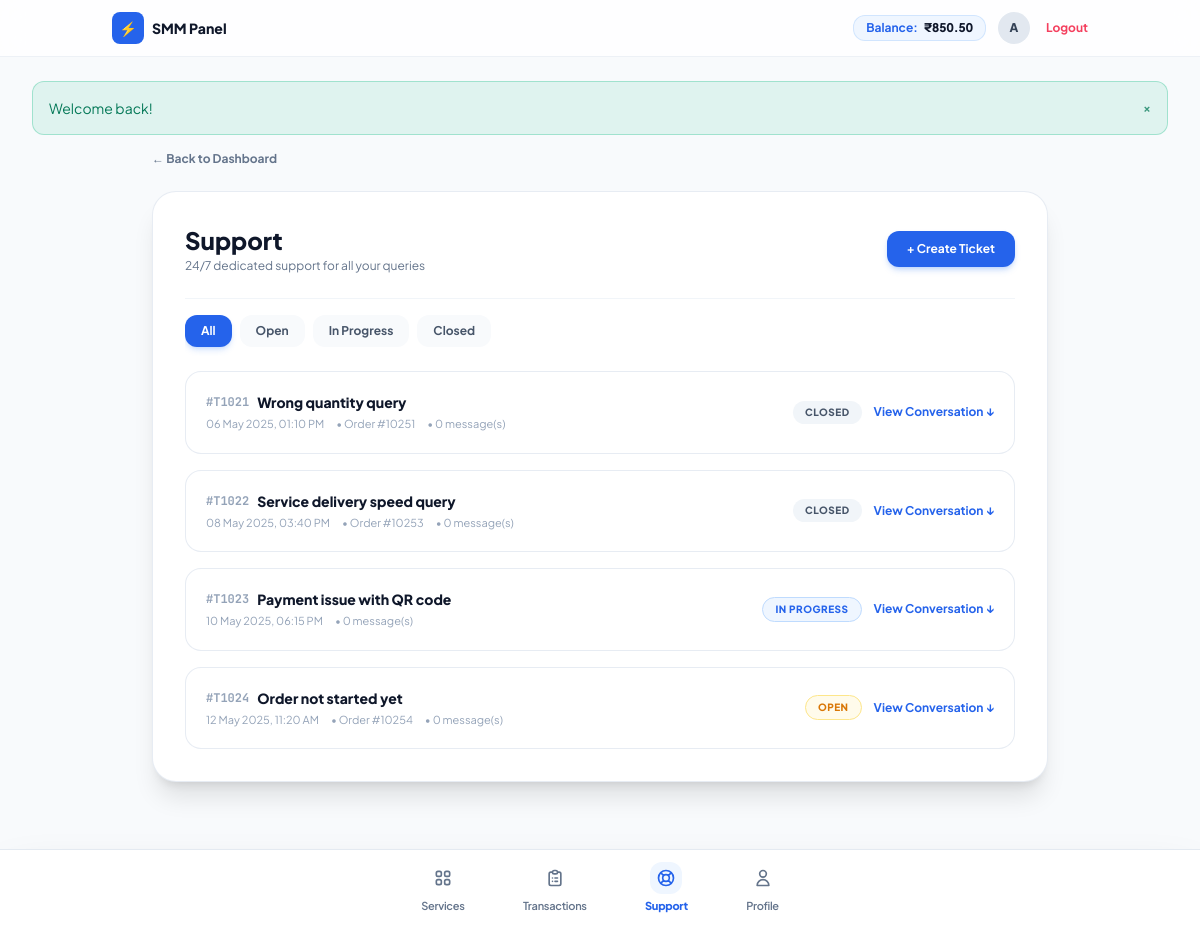
Screenshot of /user/tickets.php (signed in) with the database file from the repository.
### tables this page shows
CREATE TABLE `users` (
  `id` INT UNSIGNED AUTO_INCREMENT PRIMARY KEY,
  `username` VARCHAR(64) NOT NULL UNIQUE,
  `email` VARCHAR(191) NOT NULL UNIQUE,
  `password` VARCHAR(255) NOT NULL,
  `phone` VARCHAR(32) NULL,
  `balance` DECIMAL(12, 4) NOT NULL DEFAULT 0.0000,
  `spent` DECIMAL(12, 4) NOT NULL DEFAULT 0.0000,
  `role` ENUM('user', 'admin', 'support') NOT NULL DEFAULT 'user',
  `status` ENUM('active', 'suspended', 'banned') NOT NULL DEFAULT 'active',
  `api_key` VARCHAR(64) NOT NULL UNIQUE,
  `email_verified` TINYINT(1) NOT NULL DEFAULT 0,
  `created_at` TIMESTAMP DEFAULT CURRENT_TIMESTAMP,
  `updated_at` TIMESTAMP DEFAULT CURRENT_TIMESTAMP ON UPDATE CURRENT_TIMESTAMP,
  INDEX `idx_users_role` (`role`),
  INDEX `idx_users_status` (`status`)
);

CREATE TABLE `tickets` (
  `id` INT UNSIGNED AUTO_INCREMENT PRIMARY KEY,
  `user_id` INT UNSIGNED NOT NULL,
  `order_id` INT UNSIGNED NULL,
  `subject` VARCHAR(191) NOT NULL,
  `status` ENUM('open', 'in_progress', 'closed') NOT NULL DEFAULT 'open',
  `priority` ENUM('low', 'medium', 'high') NOT NULL DEFAULT 'medium',
  `created_at` TIMESTAMP DEFAULT CURRENT_TIMESTAMP,
  `updated_at` TIMESTAMP DEFAULT CURRENT_TIMESTAMP ON UPDATE CURRENT_TIMESTAMP,
  FOREIGN KEY (`user_id`) REFERENCES `users`(`id`) ON DELETE CASCADE,
  INDEX `idx_tickets_status` (`status`)
);

### user/tickets.php (the view, shortened to what the rows shown need)
<?php
require_once __DIR__ . '/../includes/auth.php';
require_once __DIR__ . '/../includes/functions.php';
$user = Auth::user();
$db = Database::getConnection();
$sql = "SELECT * FROM tickets WHERE user_id = :uid";
$params = ['uid' => $user['id']];
$sql .= " ORDER BY updated_at DESC";
$stmt = $db->prepare($sql);
$stmt->execute($params);
$tickets = $stmt->fetchAll();
$ticketMessages = [];
require_once __DIR__ . '/../includes/header.php';
?>
<div class="max-w-4xl mx-auto my-4 space-y-6">
    <div class="bg-white rounded-3xl p-6 sm:p-8 border border-slate-200/80 shadow-xl">
        <div class="flex items-center justify-between pb-6 border-b border-slate-100">
            <div>
                <h2 class="text-2xl font-extrabold text-slate-900">Support</h2>
            </div>
        </div>
        <?php if (empty($tickets)): ?>
            <div class="py-16 text-center">
                <div class="w-16 h-16 rounded-full bg-slate-100 mx-auto flex items-center justify-center text-2xl mb-3">💬</div>
                <h3 class="text-sm font-bold text-slate-900">No support tickets found</h3>
                <p class="text-xs text-slate-500 mt-1">Need help with an order or payment? Create a ticket anytime.</p>
            </div>
        <?php else: ?>
            <div class="space-y-4 mt-2">
                <?php foreach ($tickets as $t):
                    $tId = (int)$t['id'];
                    $msgs = $ticketMessages[$tId] ?? [];
                ?>
                    <div class="p-5 rounded-2xl border border-slate-200/80 hover:border-slate-300 bg-white transition-all">
                        <div class="flex items-center justify-between cursor-pointer" onclick="document.getElementById('thread-<?= $tId ?>').classList.toggle('hidden')">
                            <div>
                                <div class="flex items-center gap-2">
                                    <span class="text-xs font-bold font-mono text-slate-400">#T<?= $tId ?></span>
                                    <h4 class="text-sm font-extrabold text-slate-900"><?= e($t['subject']) ?></h4>
                                </div>
                                <div class="flex items-center gap-3 text-[11px] text-slate-400 mt-1">
                                    <span><?= date('d M Y, h:i A', strtotime($t['created_at'])) ?></span>
                                    <?php if ($t['order_id']): ?>
                                        <span>• Order #<?= (int)$t['order_id'] ?></span>
                                    <?php endif; ?>
                                    <span>• <?= count($msgs) ?> message(s)</span>
                                </div>
                            </div>
                            <div class="flex items-center gap-3">
                                <span class="px-3 py-1 rounded-full text-[10px] font-extrabold uppercase tracking-wider <?= $t['status'] === 'open' ? 'bg-amber-50 text-amber-600 border border-amber-200' : ($t['status'] === 'in_progress' ? 'bg-blue-50 text-blue-600 border border-blue-200' : 'bg-slate-100 text-slate-600') ?>">
                                    <?= e(str_replace('_', ' ', $t['status'])) ?>
                                </span>
                                <span class="text-xs text-blue-600 font-bold hover:underline">View Conversation &darr;</span>
                            </div>
                        </div>
                    </div>
                <?php endforeach; ?>
            </div>
        <?php endif; ?>
    </div>
</div>
<?php require_once __DIR__ . '/../includes/footer.php'; ?>

### includes/header.php (shortened to what the rows shown need)
<?php
require_once __DIR__ . '/auth.php';
require_once __DIR__ . '/functions.php';
$currentUser = Auth::user();
$pageTitle = $pageTitle ?? (app_name() . ' - ' . app_tagline());
$isAdminPage = str_starts_with($_SERVER['SCRIPT_NAME'] ?? '', '/admin');
$isUserPage = str_starts_with($_SERVER['SCRIPT_NAME'] ?? '', '/user');
$currentScript = $_SERVER['SCRIPT_NAME'] ?? '';
$adminNavLinks = [
    ['name' => 'Dashboard', 'url' => '/admin/dashboard.php', 'icon' => '📊'],
    ['name' => 'Users', 'url' => '/admin/users.php', 'icon' => '👥'],
    ['name' => 'Orders', 'url' => '/admin/orders.php', 'icon' => '📦'],
    ['name' => 'Services', 'url' => '/admin/services.php', 'icon' => '⚡'],
    ['name' => 'Providers', 'url' => '/admin/providers.php', 'icon' => '🔌'],
    ['name' => 'Payments', 'url' => '/admin/payments.php', 'icon' => '💳'],
    ['name' => 'Transactions', 'url' => '/admin/transactions.php', 'icon' => '📑'],
    ['name' => 'Tickets', 'url' => '/admin/tickets.php', 'icon' => '💬'],
    ['name' => 'Announcements', 'url' => '/admin/announcements.php', 'icon' => '📢'],
    ['name' => 'Settings', 'url' => '/admin/settings.php', 'icon' => '⚙️'],
];
?>
<!DOCTYPE html>
<html lang="en" class="h-full bg-[#f8fafc]">
<head>
    <script src="https://cdn.tailwindcss.com"></script>
</head>
<body class="min-h-full font-sans text-slate-800 antialiased bg-[#f8fafc]">
    <?php if ($isAdminPage): ?>
        <div x-data="{ sidebarOpen: false }" class="min-h-screen flex flex-col lg:flex-row bg-[#0f172a]/[0.02]">
            <div x-show="sidebarOpen"
                 x-transition:enter="transition-opacity ease-linear duration-300"
                 x-transition:enter-start="opacity-0"
                 x-transition:enter-end="opacity-100"
                 x-transition:leave="transition-opacity ease-linear duration-300"
                 x-transition:leave-start="opacity-100"
                 x-transition:leave-end="opacity-0"
                 @click="sidebarOpen = false"
                 class="fixed inset-0 z-40 bg-slate-950/60 backdrop-blur-xs lg:hidden"
                 style="display: none;"></div>
            <aside :class="sidebarOpen ? 'translate-x-0' : '-translate-x-full lg:translate-x-0'"
                   class="fixed inset-y-0 left-0 z-50 w-64 bg-slate-900 border-r border-slate-800 text-slate-300 flex flex-col justify-between transition-transform duration-300 ease-in-out lg:static lg:translate-x-0 lg:min-h-screen lg:shrink-0">
                <div>
                    <div class="h-16 px-6 flex items-center justify-between border-b border-slate-800">
                        <a href="/admin/dashboard.php" class="flex items-center gap-2.5">
                            <div class="w-9 h-9 rounded-xl bg-blue-600 flex items-center justify-center text-white font-black shadow-md shadow-blue-500/20">
                                ⚡
                            </div>
                            <div>
                                <span class="text-base font-extrabold text-white tracking-tight leading-none block"><?= e(app_name()) ?></span>
                                <span class="text-[10px] font-bold text-blue-400 tracking-wider uppercase">Admin Control</span>
                            </div>
                        </a>
                        <button type="button" @click="sidebarOpen = false" class="lg:hidden text-slate-400 hover:text-white p-1 rounded-lg">
                            <svg class="w-5 h-5" fill="none" stroke="currentColor" viewBox="0 0 24 24"><path stroke-linecap="round" stroke-linejoin="round" stroke-width="2" d="M6 18L18 6M6 6l12 12"/></svg>
                        </button>
                    </div>
                    <nav class="p-4 space-y-1 text-xs">
                        <?php foreach ($adminNavLinks as $link):
                            $isActive = ($currentScript === $link['url']);
                        ?>
                            <a href="<?= $link['url'] ?>"
                                class="flex items-center gap-3 px-3.5 py-2.5 rounded-xl transition-all <?= $isActive ? 'bg-blue-600 text-white font-bold shadow-md shadow-blue-500/25' : 'text-slate-300 hover:text-white hover:bg-slate-800 font-semibold' ?>">
                                <span class="text-base leading-none"><?= $link['icon'] ?></span>
                                <span><?= $link['name'] ?></span>
                            </a>
                        <?php endforeach; ?>
                    </nav>
                </div>
                <div class="p-4 border-t border-slate-800 space-y-2">
                    <a href="/user/dashboard.php" class="flex items-center gap-2.5 px-3.5 py-2.5 rounded-xl text-xs font-bold text-slate-300 hover:text-white hover:bg-slate-800 transition-colors">
                        <span>👤</span> Client View
                    </a>
                    <a href="/logout.php" class="flex items-center gap-2.5 px-3.5 py-2.5 rounded-xl text-xs font-bold text-rose-400 hover:text-rose-300 hover:bg-rose-500/10 transition-colors">
                        <span>🚪</span> Logout
                    </a>
                </div>
            </aside>
            <div class="flex-1 flex flex-col min-w-0">
                <header class="sticky top-0 z-30 bg-slate-900 border-b border-slate-800 text-white lg:hidden h-16 px-4 flex items-center justify-between">
                    <div class="flex items-center gap-3">
                        <button type="button"
                                @click="sidebarOpen = !sidebarOpen"
                                aria-label="Toggle Navigation"
                                class="w-10 h-10 rounded-xl bg-slate-800 border border-slate-700/80 flex items-center justify-center text-slate-300 hover:text-white transition-colors">
                            <svg class="w-5 h-5" fill="none" stroke="currentColor" viewBox="0 0 24 24">
                                <path stroke-linecap="round" stroke-linejoin="round" stroke-width="2.5" d="M4 6h16M4 12h16M4 18h16"/>
                            </svg>
                        </button>
                        <div class="flex items-center gap-2">
                            <span class="text-base font-extrabold tracking-tight"><?= e(app_name()) ?> Admin</span>
                        </div>
                    </div>
                    <div class="flex items-center gap-2">
                        <a href="/user/dashboard.php" class="px-3 py-1.5 rounded-lg bg-slate-800 text-slate-300 text-xs font-bold hover:bg-slate-700">Client</a>
                        <a href="/logout.php" class="text-xs font-bold text-rose-400 px-2 py-1">Exit</a>
                    </div>
                </header>
                <header class="hidden lg:flex sticky top-0 z-30 bg-white/90 backdrop-blur-md border-b border-slate-200/80 h-16 px-8 items-center justify-between">
                    <div class="flex items-center gap-3">
                        <span class="text-xs font-bold uppercase tracking-wider text-slate-400">Administration</span>
                        <span class="text-slate-300">/</span>
                        <span class="text-sm font-extrabold text-slate-800"><?= e($pageTitle) ?></span>
                    </div>
                    <div class="flex items-center gap-4">
                        <?php if (is_maintenance_mode()): ?>
                            <span class="inline-flex items-center gap-1.5 px-3 py-1 rounded-full text-xs font-bold bg-amber-50 text-amber-700 border border-amber-200">
                                <span class="w-2 h-2 rounded-full bg-amber-500 animate-pulse"></span>
                                Maintenance Mode Active
                            </span>
                        <?php endif; ?>
                        <a href="/user/dashboard.php" class="px-3.5 py-1.5 rounded-xl bg-slate-100 hover:bg-slate-200 text-slate-700 text-xs font-bold transition-all">
                            Client Portal &rarr;
                        </a>
                        <a href="/logout.php" class="text-xs font-bold text-rose-600 hover:text-rose-700">
                            Logout
                        </a>
                    </div>
                </header>
                <main class="flex-1 overflow-y-auto">
                    <div class="max-w-7xl mx-auto px-4 sm:px-6 lg:px-8 py-6">
                        <?= render_flash() ?>
    <?php else: ?>
        <header class="bg-white/80 backdrop-blur-md border-b border-slate-200/60 sticky top-0 z-30">
            <div class="max-w-5xl mx-auto px-4 sm:px-6 h-14 flex items-center justify-between">
                <a href="/user/dashboard.php" class="flex items-center gap-2">
                    <div class="w-8 h-8 rounded-lg bg-blue-600 text-white flex items-center justify-center font-black text-sm">
                        ⚡
                    </div>
                    <span class="text-sm font-extrabold text-slate-900"><?= e(app_name()) ?></span>
                </a>
                <div class="flex items-center gap-3">
                    <a href="/user/add-funds.php" class="flex items-center gap-1.5 bg-blue-50 hover:bg-blue-100 border border-blue-200/60 px-3 py-1 rounded-xl text-xs font-bold text-blue-600 transition-colors">
                        <span>Balance:</span>
                        <span class="font-extrabold text-slate-900 font-mono-nums"><?= format_currency($currentUser['balance'] ?? 0) ?></span>
                    </a>
                    <a href="/user/profile.php" class="w-8 h-8 rounded-full bg-slate-200 hover:bg-slate-300 text-slate-700 font-extrabold flex items-center justify-center text-xs transition-colors" title="My Profile">
                        <?= strtoupper(substr($currentUser['username'] ?? 'U', 0, 1)) ?>
                    </a>
                    <a href="/logout.php" class="text-xs text-rose-500 font-bold ml-1 hover:text-rose-600">Logout</a>
                </div>
            </div>
        </header>
        <main class="flex-1 pb-28">
            <div class="max-w-7xl mx-auto px-4 sm:px-6 lg:px-8 py-6">
                <?= render_flash() ?>
    <?php endif; ?>

### rows the page displays
users: balance "₹850.50", username "A"
tickets: id "1021", subject "Wrong quantity query", created_at "06 May 2025, 01:10 PM", order "10251", id "0", status "CLOSED"
tickets: id "1022", subject "Service delivery speed query", created_at "08 May 2025, 03:40 PM", order "10253", id "0", status "CLOSED"
tickets: id "1023", subject "Payment issue with QR code", created_at "10 May 2025, 06:15 PM", id "0", status "IN PROGRESS"
tickets: id "1024", subject "Order not started yet", created_at "12 May 2025, 11:20 AM", order "10254", id "0", status "OPEN"

### other values shown
app_name() "SMM Panel"
$flash['message'] "Welcome back!"
